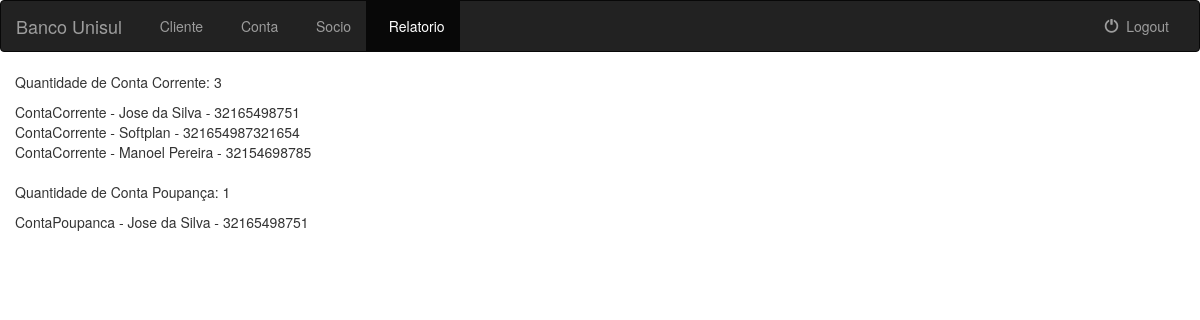
/totalcontas/ (signed in), run on the app's committed database.
### banco_unisul/models.py (models this page shows, shortened)
class Conta(models.Model):
    TIPO_CONTA = (
        (1, 'ContaCorrente'),
        (2, 'ContaPoupanca'),
    )
    agencia = models.ForeignKey(Agencia, on_delete=models.CASCADE)
    cliente = models.ForeignKey(Cliente, on_delete=models.CASCADE)
    tpconta = models.IntegerField("Tipo da Conta", choices=TIPO_CONTA)
    saldo = models.IntegerField()
    chespecial = models.IntegerField("Limite cheque especial")
    flespecial = models.BooleanField("Utiliza cheque especial")
    class META:
        unique_together = (("cliente", "tpconta"),)
    def __str__(self):
        try:
            return self.get_tpconta_display() + ' - ' + self.cliente.nome + ' - ' + ClientePF.objects.get(id=self.cliente.id).CPF
        except:
            return self.get_tpconta_display() + ' - ' + self.cliente.nome + ' - ' + ClientePJ.objects.get(id=self.cliente.id).CNPJ

class Cliente(models.Model):
    nome = models.CharField(max_length=200)
    endereco = models.CharField(max_length=200)
    class META:
        abstract = True

class ClientePF(Cliente):
    CPF = models.CharField(max_length=11, unique=True)
    dtnascimento = models.DateField("Data de Nascimento")

class ClientePJ(Cliente):
    CNPJ = models.CharField(max_length=30, unique=True)

### banco_unisul/views.py (the view)
# urls.py: url(r'^totalcontas/$', views.TotalContasView.as_view(), name='totalcontas'),
class TotalContasView(LoginRequiredMixin, generic.ListView):
    model = Trasnferencia
    template_name = 'banco_unisul/totalcontas.html'
    context_object_name = 'conta'
    def get_queryset(self):
        return Conta.objects.all().order_by('tpconta')
    def get_context_data(self, **kwargs):
        context = super(TotalContasView, self).get_context_data(**kwargs)
        context['CC'] = Conta.objects.all().order_by('tpconta').filter(tpconta=1).count()
        context['CP'] = Conta.objects.all().order_by('tpconta').filter(tpconta=2).count()
        return context

### templates/banco_unisul/totalcontas.html (shortened to what this page needs)
{% extends 'banco_unisul/bancointero.html' %}
{% block relatorio %}active{% endblock %}
{% block body %}
    <div class="container-fluid">
        {% if CC >= 1 %}
            <p>
                Quantidade de Conta Corrente: {{ CC }}
            </p>
            {% for c in conta %}
                {% if c.tpconta == 1 %}
                    {{ c }}<br>
                {% endif %}
            {% endfor %}
            <br>
        {% endif %}
        {% if CC >= 1 %}
            <p>
                Quantidade de Conta Poupança: {{ CP }}
            </p>
            {% for c in conta %}
                {% if c.tpconta == 2 %}
                    {{ c }}<br>
                {% endif %}
            {% endfor %}
        {% endif %}
    </div>
{% endblock %}

### data on the page
Conta: tpconta+cliente "ContaCorrente - Jose da Silva - 32165498751"
Conta: tpconta+cliente "ContaCorrente - Softplan - 321654987321654"
Conta: tpconta+cliente "ContaCorrente - Manoel Pereira - 32154698785"
Conta: tpconta+cliente "ContaPoupanca - Jose da Silva - 32165498751"

### other printed values
{{ CC }} "3"
{{ CP }} "1"
